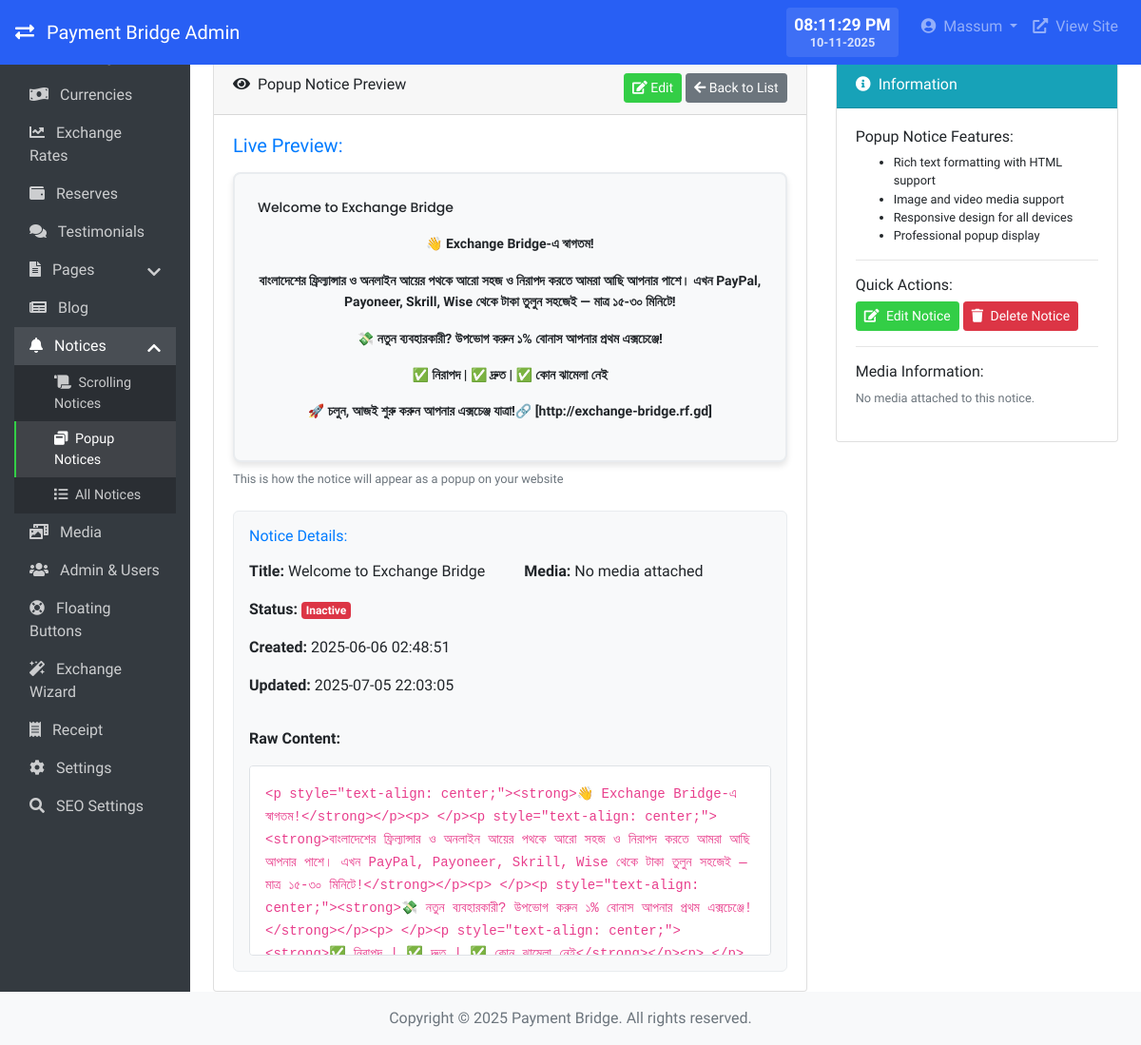
Page /admin/notices/popup/2view.php?id=15 (signed in) on the committed database.
### tables this page shows
CREATE TABLE `settings` (
  `id` int(11) NOT NULL,
  `setting_key` varchar(100) NOT NULL,
  `setting_value` text DEFAULT NULL,
  `created_at` timestamp NOT NULL DEFAULT current_timestamp(),
  `updated_at` timestamp NOT NULL DEFAULT current_timestamp() ON UPDATE current_timestamp()
);

CREATE TABLE `users` (
  `id` int(11) NOT NULL,
  `username` varchar(50) NOT NULL,
  `email` varchar(100) NOT NULL,
  `password` varchar(255) NOT NULL,
  `role` enum('admin','manager','editor') NOT NULL DEFAULT 'editor',
  `status` enum('active','inactive') NOT NULL DEFAULT 'active',
  `last_login` datetime DEFAULT NULL,
  `created_at` timestamp NOT NULL DEFAULT current_timestamp(),
  `updated_at` timestamp NOT NULL DEFAULT current_timestamp() ON UPDATE current_timestamp()
);

CREATE TABLE `notices` (
  `id` int(11) NOT NULL,
  `type` enum('scrolling','popup') NOT NULL,
  `position` int(11) DEFAULT 1,
  `title` varchar(255) DEFAULT NULL,
  `content` text DEFAULT NULL,
  `image_path` varchar(255) DEFAULT NULL,
  `status` enum('active','inactive') NOT NULL DEFAULT 'active',
  `created_at` timestamp NOT NULL DEFAULT current_timestamp(),
  `updated_at` timestamp NOT NULL DEFAULT current_timestamp() ON UPDATE current_timestamp()
);

### admin/notices/popup/2view.php (the view, shortened to what the rows shown need)
<?php
require_once '../../includes/db.php';
require_once '../../includes/functions.php';
require_once '../../includes/auth.php';
$id = isset($_GET['id']) ? (int)$_GET['id'] : 0;
$db = Database::getInstance();
$notice = $db->getRow("SELECT * FROM notices WHERE id = ? AND type = 'popup'", [$id]);
include '../../includes/header.php';
?>
<div class="row">
    <div class="col-lg-8">
        <div class="card">
            <div class="card-body">
                <div class="mb-4">
                    <div class="popup-preview-card">
                        <?php if (!empty($notice['title'])): ?>
                        <h4 class="popup-notice mb-3"><?php echo htmlspecialchars($notice['title']); ?></h4>
                        <?php endif; ?>
                        <div class="popup-notice">
                            <?php echo $notice['content']; ?>
                        </div>
                    </div>
                </div>
                <div class="notice-details">
                    <div class="row">
                        <div class="col-md-6">
                            <p><strong>Title:</strong> <?php echo $notice['title'] ? htmlspecialchars($notice['title']) : '(No title)'; ?></p>
                            <p><strong>Status:</strong>
                                <span class="badge badge-<?php echo $notice['status'] === 'active' ? 'success' : 'danger'; ?>">
                                    <?php echo ucfirst($notice['status']); ?>
                                </span>
                            </p>
                            <p><strong>Created:</strong> <?php echo date('Y-m-d H:i:s', strtotime($notice['created_at'])); ?></p>
                            <?php if ($notice['updated_at']): ?>
                            <p><strong>Updated:</strong> <?php echo date('Y-m-d H:i:s', strtotime($notice['updated_at'])); ?></p>
                            <?php endif; ?>
                        </div>
                    </div>
                    <div class="mt-3">
                        <div class="bg-white p-3 border rounded" style="max-height: 200px; overflow-y: auto;">
                            <code><?php echo htmlspecialchars($notice['content']); ?></code>
                        </div>
                    </div>
                </div>
            </div>
        </div>
    </div>
</div>
<?php include '../../includes/footer.php'; ?>

### admin/includes/header.php (shortened to what the rows shown need)
<?php
$user = Auth::getUser();
?>
<!DOCTYPE html>
<html lang="en">
<head>
    <link href="https://stackpath.bootstrapcdn.com/bootstrap/4.5.2/css/bootstrap.min.css" rel="stylesheet">
    <link rel="stylesheet" href="https://cdnjs.cloudflare.com/ajax/libs/font-awesome/5.15.3/css/all.min.css">
    <link rel="stylesheet" href="<?php echo ADMIN_URL; ?>/assets/css/admin.css">
</head>
<body>
    <nav class="navbar navbar-expand-lg navbar-dark bg-dark fixed-top">
        <a class="navbar-brand" href="<?php echo ADMIN_URL; ?>/index.php">
            <i class="fas fa-exchange-alt mr-2"></i>
            <?php echo getSetting('site_name', SITE_NAME); ?> Admin
        </a>
        <div class="collapse navbar-collapse" id="navbarNav">
            <ul class="navbar-nav ml-auto">
                <li class="nav-item dropdown">
                    <a class="nav-link dropdown-toggle" href="#" id="navbarDropdown" role="button" data-toggle="dropdown" aria-haspopup="true" aria-expanded="false">
                        <i class="fas fa-user-circle mr-1"></i> <?php echo htmlspecialchars($user['username']); ?>
                    </a>
                </li>
            </ul>
        </div>
    </nav>
    <div class="container-fluid">
        <div class="row">
            <main role="main" class="col-md-10 ml-sm-auto px-4 content">

### admin/includes/footer.php (shortened to what the rows shown need)
</main>
        </div>
    </div>
    <footer class="footer mt-auto py-3 bg-light">
        <div class="container-fluid text-center">
            <span class="text-muted">Copyright &copy; <?php echo date('Y'); ?> <?php echo getSetting('site_name', SITE_NAME); ?>. All rights reserved.</span>
        </div>
    </footer>
</body>
</html>

### rows in the picture
settings: setting_value "Payment Bridge"
users: username "Massum"
notices: title "Welcome to Exchange Bridge", content "👋 Exchange Bridge-এ স্বাগতম! বাংলাদেশের ফ্রিল্যান্সার ও অনলাইন আয়ের পথকে আরো সহজ ও নিরাপদ করতে আমরা আছি আপনার পাশে। এখন PayPal, Payoneer, Skrill, Wise থেকে টাকা তুলুন সহজেই — মাত্র ১৫-৩০ মিনিটে! 💸 নতুন ব্যবহারকারী? উপভোগ করুন ১% বোনাস আপনার প্রথম এক্সচেঞ্জে! ✅ নিরাপদ | ✅ দ্রুত | ✅ কোন ঝামেলা নেই 🚀 চলুন, আজই শুরু করুন আপনার এক্সচেঞ্জ যাত্রা!🔗 [http://exchange-bridge.rf.gd]", status "Inactive", created_at "2025-06-06 02:48:51", updated_at "2025-07-05 22:03:05", content "<p style=\"text-align: center;\"><strong>👋 Exchange Bridge-এ স্বাগতম!</strong></p><p> </p><p style=\"text-align: center;\"><strong>বাংলাদেশের ফ্রিল্যান্সার ও অনলাইন আয়ের পথকে আরো সহজ ও নিরাপদ করতে আমরা আছি আপনার পাশে। এখন PayPal, Payoneer, Skrill, Wise থেকে টাকা তুলুন সহজেই — মাত্র ১৫-৩০ মিনিটে!</strong></p><p> </p><p style=\"text-align: center;\"><strong>💸 নতুন ব্যবহারকারী? উপভোগ করুন ১% বোনাস আপনার প্রথম এক্সচেঞ্জে!</strong></p><p> </p><p style=\"text-align:…"
